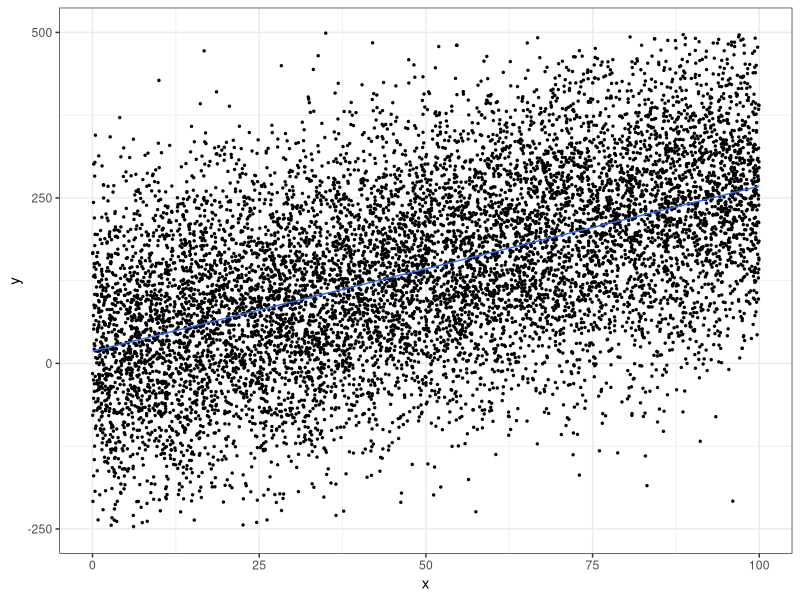
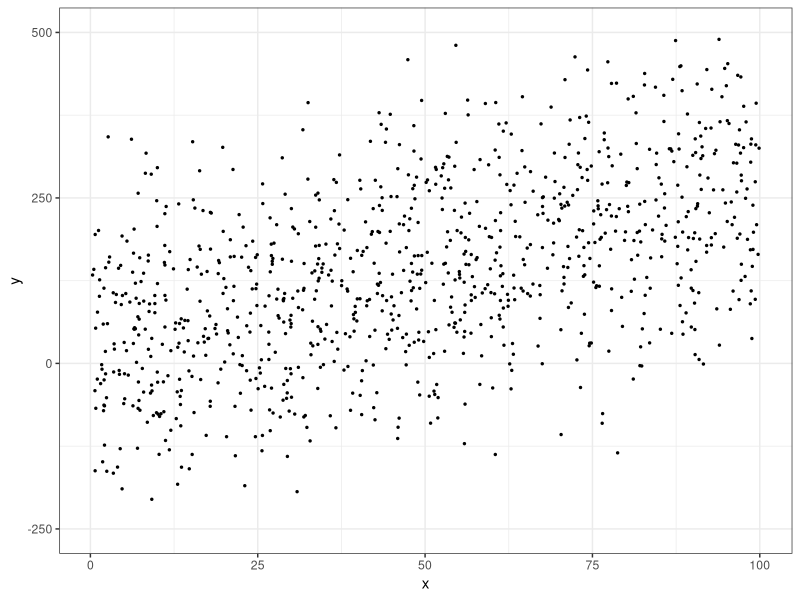
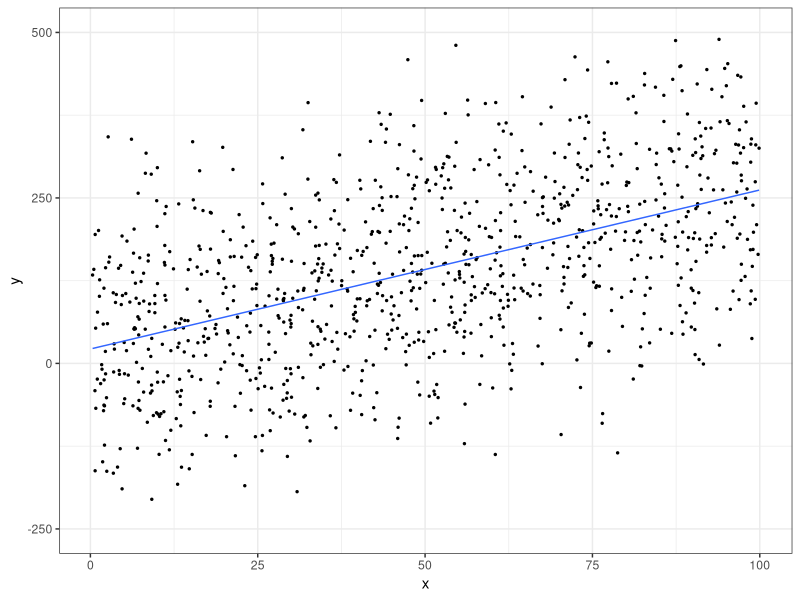
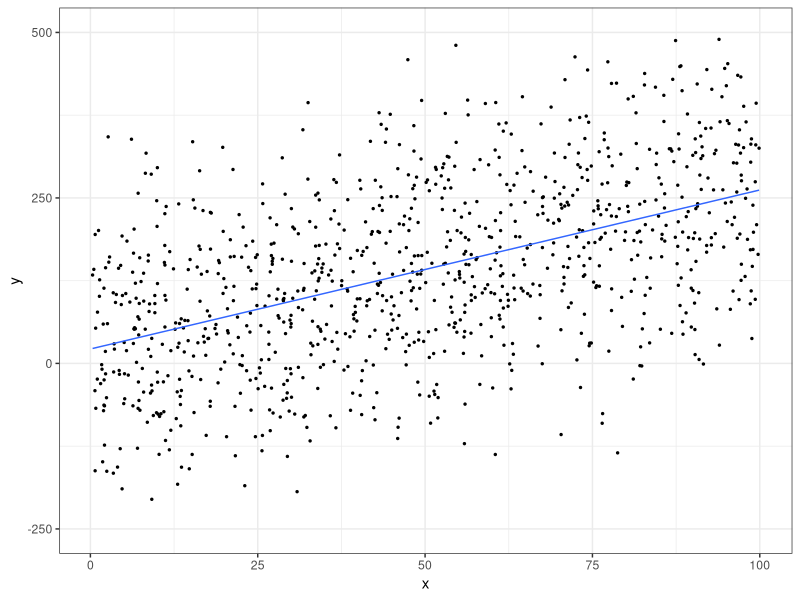
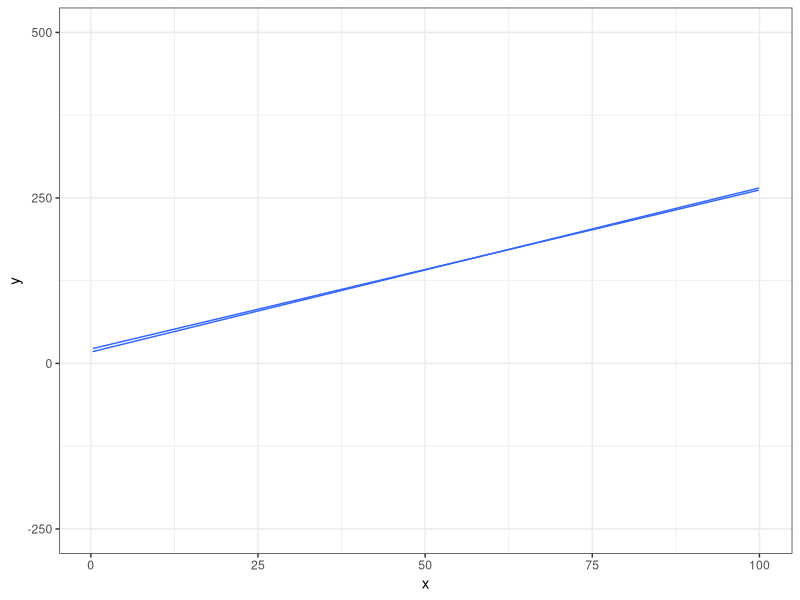
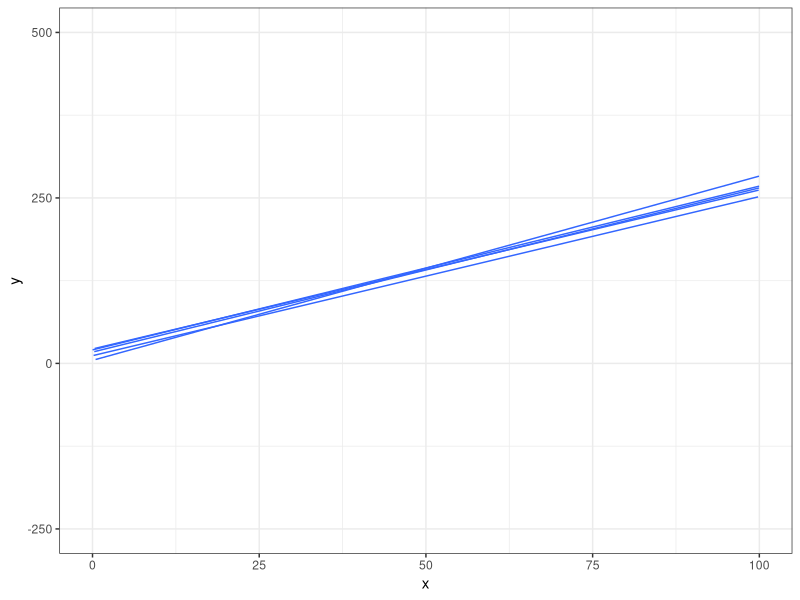
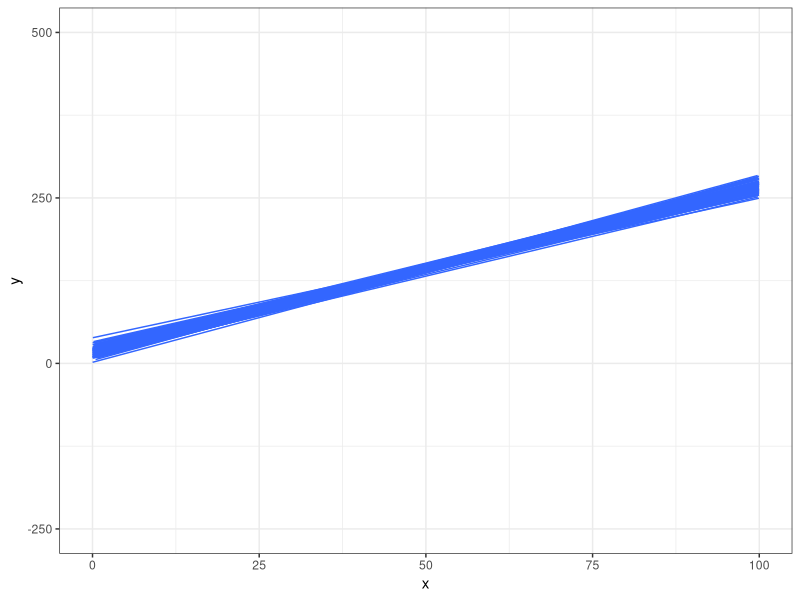
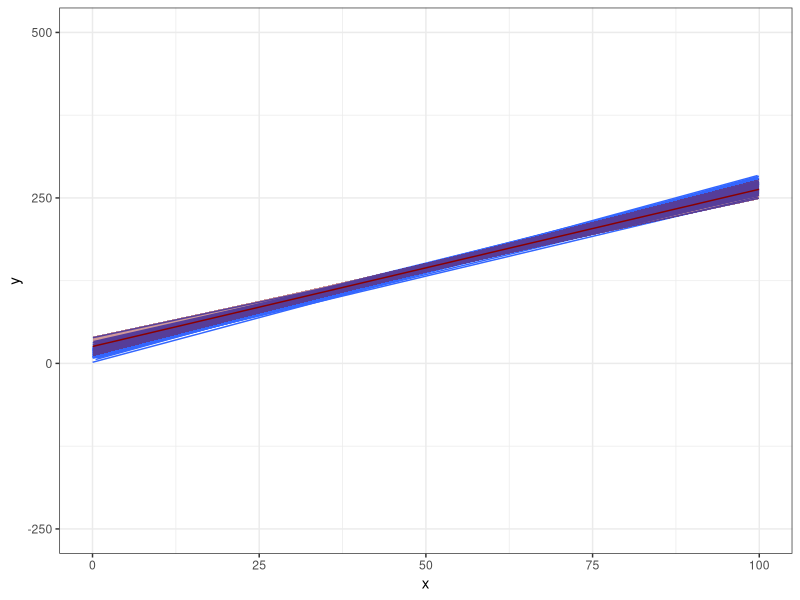

The R script that drew these images, in order:
## ---- chunk 1
library(dplyr)
library(ggplot2)

## create a population
x <- runif(10000, min=0, max=100)
beta1 <- 2.5
beta0 <- 20
epsilon <- rnorm(10000,mean=0,sd=120)
y <- beta0+beta1*x+epsilon

## plot the population-level correlation
pop <- data.frame(x=x,y=y)
pop %>%
  ggplot(aes(x=x,y=y)) +
  geom_point(size=0.5) +
  geom_smooth(method = lm,se=F,lwd=0.5) +
  ylim(-250,500) +
  theme_bw()
## ---- chunk 2
## draw a sample
set.seed(1)
sample <- pop[sample(nrow(pop), 1000), ]
## plot the population-level correlation
sample %>%
  ggplot(aes(x=x,y=y)) +
  geom_point(size=0.5) +
  ylim(-250,500) +
  theme_bw()
## ---- chunk 3
## draw a sample
set.seed(1)
sample <- pop[sample(nrow(pop), 1000), ]
sample %>%
  ggplot(aes(x=x,y=y)) +
  geom_point(size=0.5) +
  geom_smooth(method = lm,se=F,lwd=0.5) +
  ylim(-250,500) +
  theme_bw()
## ---- chunk 4
library(ggplot2)
## draw a sample
set.seed(1)
pop <- data.frame(x=x,y=y)
sample <- pop[sample(nrow(pop), 1000), ]
## plot the sample-level correlation
sample %>%
  ggplot(aes(x=x,y=y)) +
  geom_point(size=0.5) +
  geom_smooth(method = lm,se=F,lwd=0.5) +
  ylim(-250,500) +
  theme_bw()
## ---- chunk 5
total_sample <- data.frame()
for (i in 1:2){
  ## draw a sample
  set.seed(i)
  sample <- pop[sample(nrow(pop), 1000), ]
  sample$index <- i
  total_sample <- rbind(total_sample,sample)
}

## plot the sample-level correlation
total_sample %>%
  ggplot(aes(x=x,y=y,group=index)) +
  geom_smooth(method = lm,se=F,lwd=0.5) +
  ylim(-250,500) +
  theme_bw()
## ---- chunk 6
total_sample <- data.frame()
for (i in 1:5){
  ## draw a sample
  set.seed(i)
  sample <- pop[sample(nrow(pop), 1000), ]
  sample$index <- i
  total_sample <- rbind(total_sample,sample)
}

## plot the sample-level correlation
total_sample %>%
  ggplot(aes(x=x,y=y,group=index)) +
  geom_smooth(method = lm,se=F,lwd=0.5) +
  ylim(-250,500) +
  theme_bw()
## ---- chunk 7
total_sample <- data.frame()
for (i in 1:100){
  ## draw a sample
  set.seed(i)
  sample <- pop[sample(nrow(pop), 1000), ]
  sample$index <- i
  total_sample <- rbind(total_sample,sample)
}

## plot the sample-level correlation
total_sample %>%
  ggplot(aes(x=x,y=y,group=index)) +
  geom_smooth(method = lm,se=F,lwd=0.5) +
  ylim(-250,500) +
  theme_bw()
## ---- chunk 8
total_sample <- data.frame()
for (i in 1:100){
  ## draw a sample
  set.seed(i)
  sample <- pop[sample(nrow(pop), 1000), ]
  sample$index <- i
  total_sample <- rbind(total_sample,sample)
}

## plot the sample-level correlation
set.seed(104)
sample <- pop[sample(nrow(pop), 1000), ]
sample$index <- 104

total_sample %>%
  ggplot(aes(x=x,y=y,group=index)) +
  geom_smooth(method = lm,se=F,lwd=0.5) +
  geom_smooth(data = sample, method = lm, lwd=0.5, color="darkred", fill = "darkred") +
  ylim(-250,500) +
  theme_bw()
## ---- chunk 9
## set your working directory - you should set your own unique one!
setwd("~/Dropbox/Teaching/SOCUA-302/Week 8")

## read csv data - this is 2021 GSS data
gss <- read.csv("GSS_SOCUA_W8.csv")
## ---- chunk 10
## specify regression model
model <- lm(rincome ~ educ, gss)

## check the results
summary(model)
